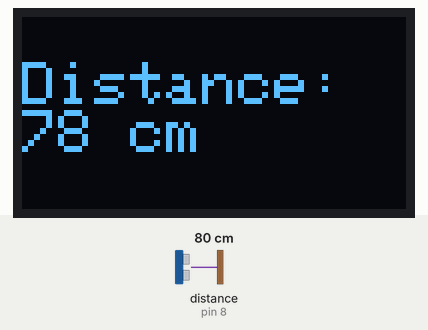
This sketch was run on a simulated Arduino Uno, built with avr-gcc and run on an emulated ATmega328P. On the bench: 128×64 one-colour display. Wiring (inferred from the names in the program): ultrasonic range finder: trigger pin 9; echo pin 8. The test bench sets the inputs (shaded band); at power-on: distance to the obstacle (sensor on pin 8) 80 cm. The echo pulse lasts 58.3 µs per cm; what the sketch prints to the serial monitor is not drawn.

Above: at 3.2 s.
3.3 s: distance to the obstacle (sensor on pin 8) set to 4 cm
At 4.4 s:
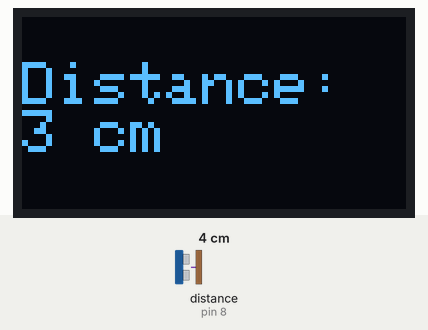
4.8 s: distance to the obstacle (sensor on pin 8) set to 2 cm
At 6.0 s:
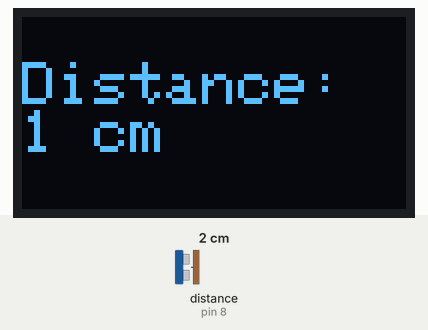
6.3 s: distance to the obstacle (sensor on pin 8) set to 18 cm
At 7.5 s:
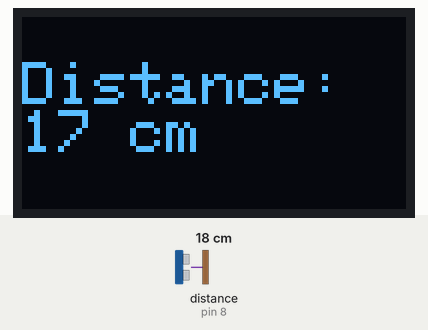
7.8 s: distance to the obstacle (sensor on pin 8) set to 35 cm
At 8.8 s:
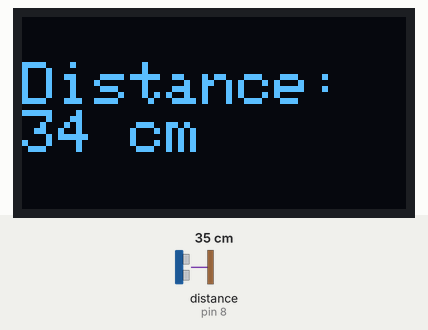
Timing chart, 0 to 10.3 s (numbered marks = the images above; inputs shaded):
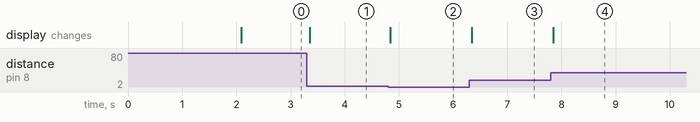

The sketch:

ultrasonic_sensor_with_oled.ino
```cpp
#define echoPin 8 // attach pin D2 Arduino to pin Echo of HC-SR04
#define trigPin 9 //attach pin D3 Arduino to pin Trig of HC-SR04

int b=7;

long duration; // variable for the duration of sound wave travel
int distance; // variable for the distance measurement

#include <SPI.h>
#include <Wire.h>
#include <Adafruit_GFX.h>
#include <Adafruit_SSD1306.h>

#define SCREEN_WIDTH 128 // OLED display width, in pixels
#define SCREEN_HEIGHT 64 // OLED display height, in pixels

#define OLED_RESET     -1 // Reset pin # (or -1 if sharing Arduino reset pin)
Adafruit_SSD1306 display(SCREEN_WIDTH, SCREEN_HEIGHT, &Wire, OLED_RESET);

static const unsigned char PROGMEM logo_bmp[] =
{ B00000000, B11000000,
  B00000001, B11000000,
  B00000001, B11000000,
  B00000011, B11100000,
  B11110011, B11100000,
  B11111110, B11111000,
  B01111110, B11111111,
  B00110011, B10011111,
  B00011111, B11111100,
  B00001101, B01110000,
  B00011011, B10100000,
  B00111111, B11100000,
  B00111111, B11110000,
  B01111100, B11110000,
  B01110000, B01110000,
  B00000000, B00110000 };

void setup() {
  pinMode(trigPin, OUTPUT); // Sets the trigPin as an OUTPUT
  pinMode(echoPin, INPUT); // Sets the echoPin as an INPUT
  pinMode(b,INPUT);
  Serial.begin(9600);

  if(!display.begin(SSD1306_SWITCHCAPVCC, 0x3C)) {
    Serial.println(F("SSD1306 allocation failed"));
    for(;;); // Don't proceed, loop forever
  }

  display.clearDisplay();

  display.drawPixel(10, 10, WHITE);display.drawPixel(25, 15, WHITE);display.drawPixel(40, 10, WHITE);display.drawPixel(55, 15, WHITE);display.drawPixel(70, 10, WHITE);display.drawPixel(85, 15, WHITE);display.drawPixel(100, 10, WHITE);

  display.drawPixel(10, 30, WHITE);display.drawPixel(25, 35, WHITE);display.drawPixel(40, 30, WHITE);display.drawPixel(55, 35, WHITE);display.drawPixel(70, 30, WHITE);display.drawPixel(85, 35, WHITE);display.drawPixel(100, 30, WHITE);

  display.drawPixel(10, 50, WHITE);display.drawPixel(25, 55, WHITE);display.drawPixel(40, 50, WHITE);display.drawPixel(55, 55, WHITE);display.drawPixel(70, 50, WHITE);display.drawPixel(85, 55, WHITE);display.drawPixel(100, 50, WHITE);

  // Show the display buffer on the screen. You MUST call display() after
  // drawing commands to make them visible on screen!
  display.display();
  delay(2000);
      // Draw characters of the default font
}


void loop() {

   digitalWrite(trigPin, LOW);
  delayMicroseconds(500);
  // Sets the trigPin HIGH (ACTIVE) for 10 microseconds
  digitalWrite(trigPin, HIGH);
  delayMicroseconds(500);
  digitalWrite(trigPin, LOW);
  duration = pulseIn(echoPin, HIGH);
  distance = duration * 0.034 / 2;
  Serial.print("Distance: ");
  Serial.print(distance);
  Serial.println(" cm");

  display.clearDisplay();
    display.setTextSize(2);      // Normal 1:1 pixel scale
    display.setTextColor(WHITE); // Draw white text
    display.setCursor(0, 15);     // Start at top-left corner
    display.cp437(true);


    display.print("Distance: ");
  display.print(distance);
  display.println(" cm");
  display.display();
  }
```

Measured:
- after the input at 3.3 s, the display: changes after 0.06 s (image 1)
- after the input at 4.8 s, the display: changes at once (image 2)
- after the input at 6.3 s, the display: changes after 0.05 s (image 3)
- after the input at 7.8 s, the display: changes after 0.05 s (image 4)
